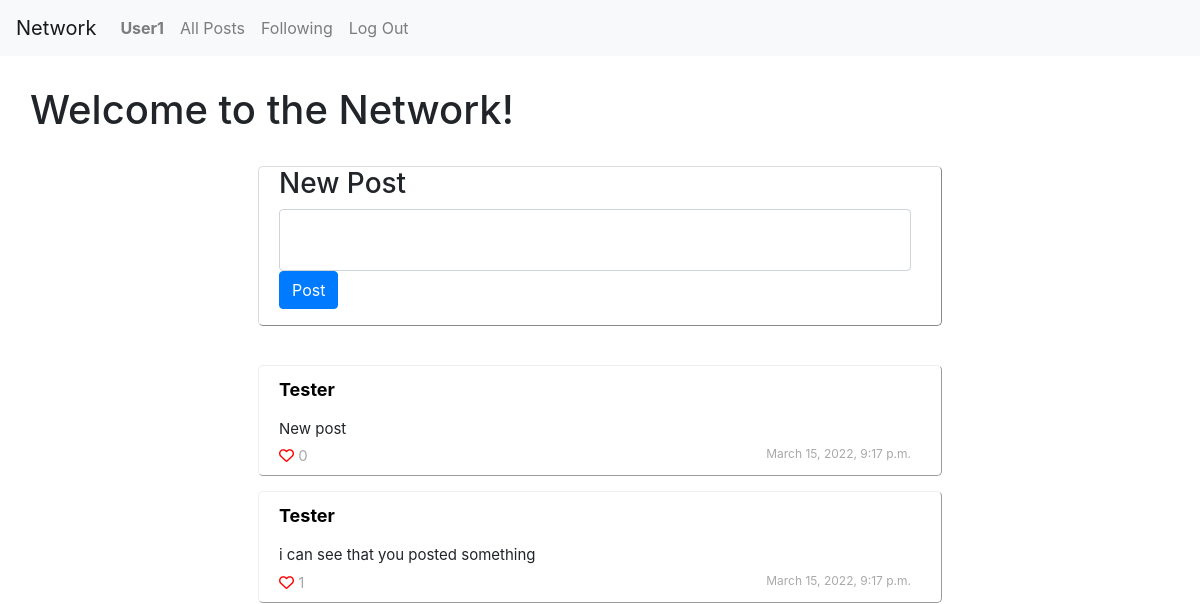
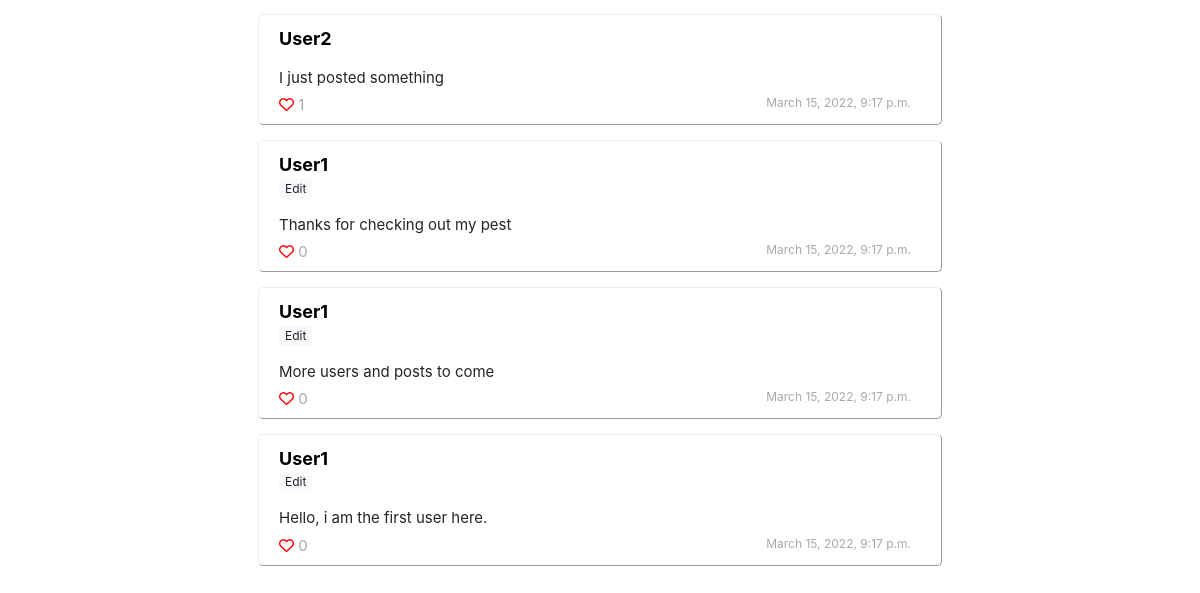
Page / (signed in) on the earlier database version (2 pictures, top to bottom).
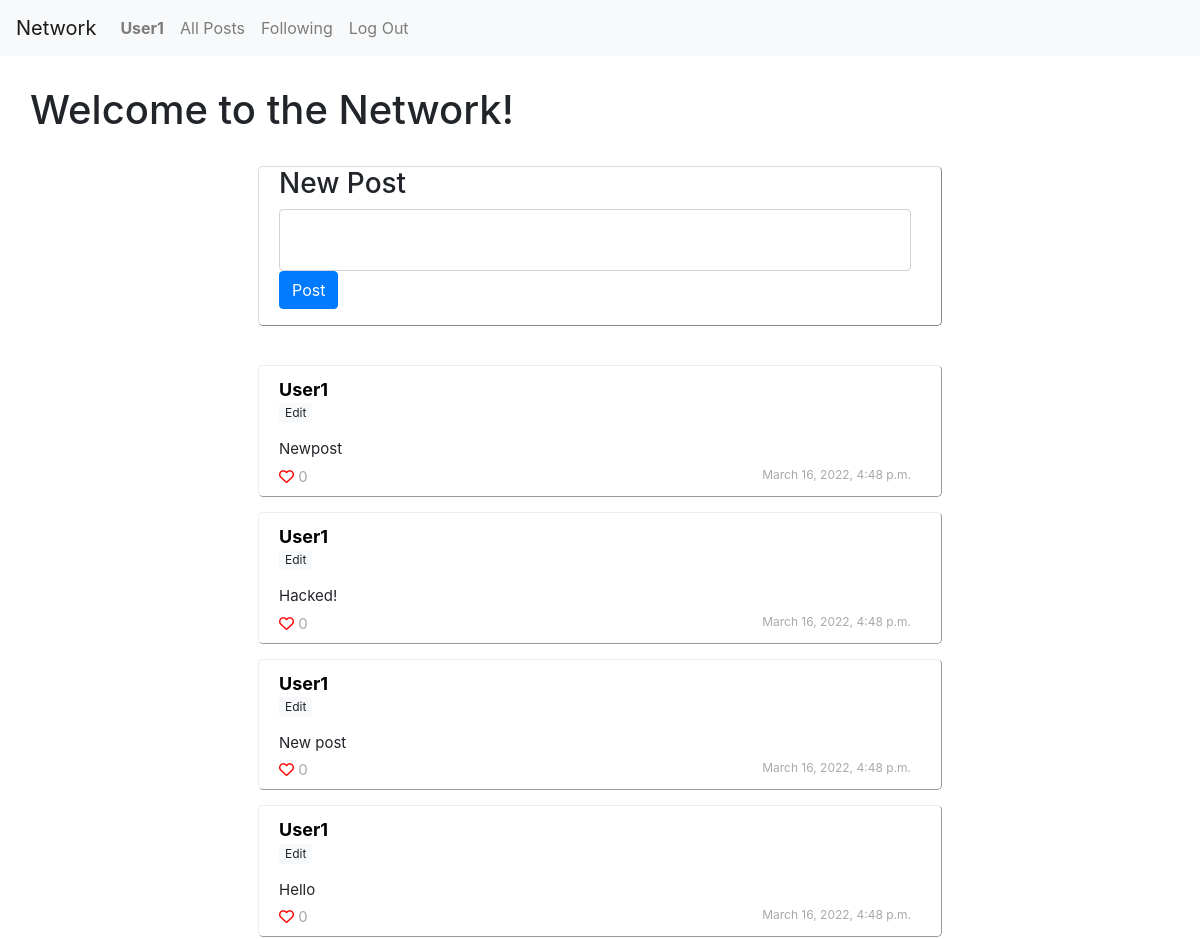
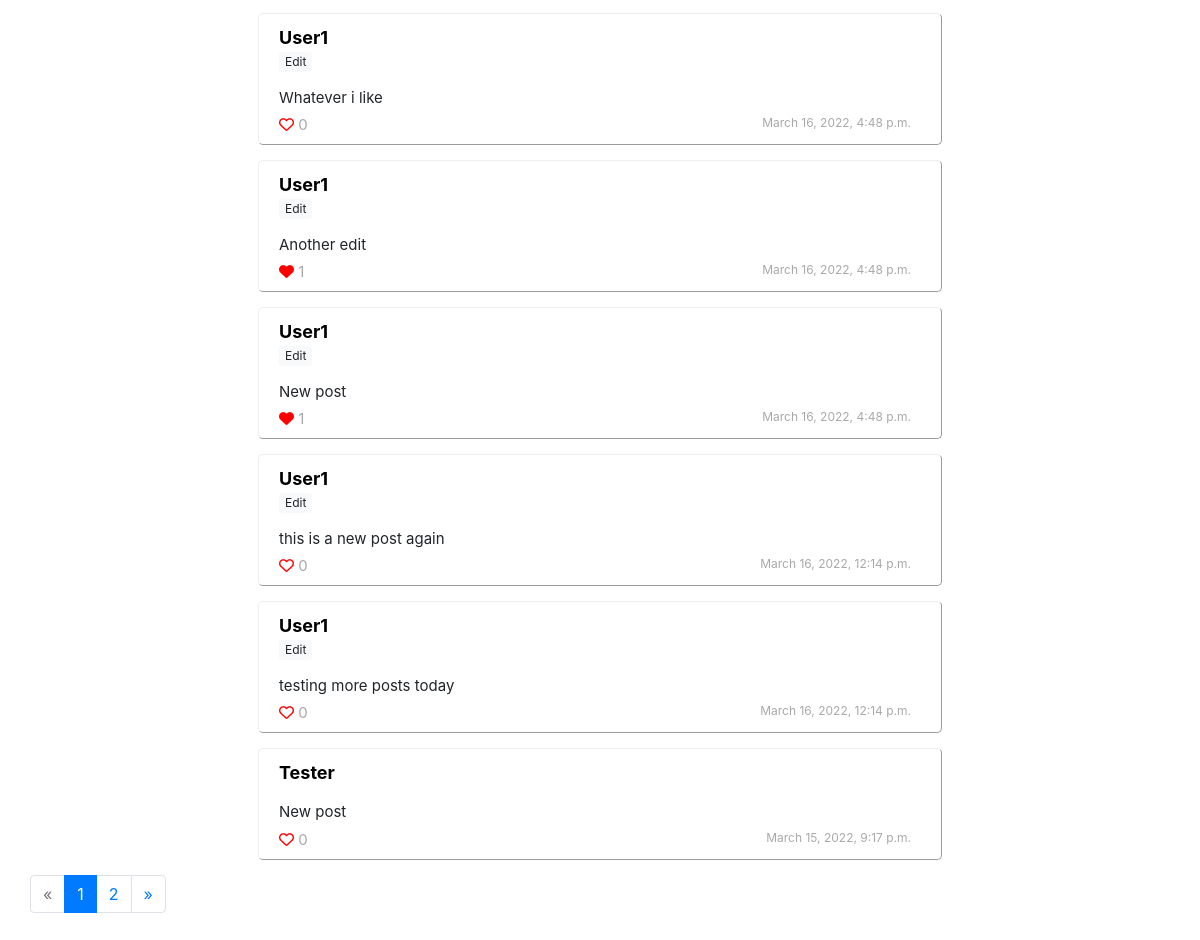
Same page on the later database version (2 pictures, top to bottom).
### network/models.py (models this page shows, shortened)
class Posts(models.Model):
    content = models.CharField(max_length=200)
    poster = models.ForeignKey(User, on_delete=models.CASCADE, related_name="posts")
    likes = models.IntegerField(default=0)
    date = models.DateTimeField(default=timezone.now())
    likers = models.ManyToManyField(User, blank=True, related_name="posts_liked")

class User(AbstractUser, models.Model):
    followings = models.ManyToManyField('self', related_name="followers", symmetrical=False)

### network/views.py (the view)
# urls.py: path("", views.index, name="index"),
def index(request):
    user = request.user
    if user.is_authenticated:
        posts = Posts.objects.all().order_by("-id")
        posts_count = posts.count()
        current_page = request.GET.get('page', 1)
        page = paginate(posts, current_page)
        return render(request, "network/index.html", {
            "form": NewPost(),
            "user": user,
            "posts": page,
            "posts_count": posts_count
            })
    else:
        return HttpResponseRedirect(reverse("login"))

### network/views.py
class NewPost(forms.Form):
    post = forms.CharField(widget=forms.Textarea(attrs={"rows":2, "cols":20, "class": 'form-control'}), label='')

### network/templatetags/load_functions.py (called while the page is built)
@register.filter
def likers(postid):
	post = Posts.objects.filter(id=postid)[0]
	return post.likers.all()

### network/views.py (called while the page is built)
def paginate(posts, current_page):
    paginator = Paginator(posts, 10)
    try:
        page = paginator.page(current_page)
    except PageNotAnInteger:
        page = paginator.page(1)
    except EmptyPage:
        page = paginator.page(paginator.num_pages)
    return page

### network/templates/network/index.html (shortened to what this page needs)
{% extends "network/layout.html" %}
{% block body %}
     {% if user.is_authenticated %}
{% load load_functions %}
<h1> Welcome to the Network!</h1>
<br>
<div class="dashboard"class="index prepost">
    <h3>New Post</h3>
    <form action="{% url 'make_post' %}" method="post">
        <div class="form-group">
        {{ form }}
        <input class="btn btn-primary" type="submit" value="Post">
        </div>
    </form>
</div>
    <div class="postcontainer">
        <br>
        {% for post in posts %}
        <div class="posts {%if post.poster.id == user.id%} mypost{% endif %}" >
            <div class="posthead">
                <div class="poster">
                    <a class="postername {%if post.poster.id == user.id%} me{% endif %}" href="{% url 'user' post.poster.username %}"> {{post.poster.username.capitalize}}</a>
                    <div class="edit">
                        {% if post.poster.id == user.id %}
                        <button class="editlink btn btn-light btn-sm btn-sml" style="font-size: 12px; padding: 0px 5px;"> Edit </button>
                        {% endif %}
                        </div>
                </div><div id ="postdiv{{post.id}}" class="postcontent" data-postid="{{post.id}}">
                    <a> {{post.content.capitalize}}</a>
                </div>
            </div>
            <div class="postbody">
                <div class="like">
                    <span class="likebutton" data-userid="{{user.id}}" data-postid={{post.id}}>
                        {% if user in post.id|likers %}
                        <i class="fa-solid fa-heart"></i>
                        {% else %}
                        <i class="far fa-heart"></i>
                        {% endif %}
                    </span><a class="postlikesnum" style="color: darkgrey"> {{post.likes}}</a>
                </div>
                <div class="date">
                    {{post.date}}
                </div>
            </div>
        </div>
        {% empty %}
        <h3> No Posts</h3>
        {% endfor %}
    </div>
    {% if posts.has_other_pages %}
    <ul class="pagination">
    {% if posts.has_previous %}
      <li class="page-item">
        <a class="page-link" href="?page={{posts.previous_page_number}}" aria-label="Previous">&laquo;</a>
    </li>
    {% else %}
      <li class="page-item disabled"><span class="page-link">&laquo;</span></li>
    {% endif %}
    {% for i in posts.paginator.page_range %}
      {% if posts.number == i %}
        <li class="page-item active"><span class="page-link">{{ i }} <span class="sr-only">(current)</span></span></li>
      {% else %}
        <li class="page-item"><a class="page-link" href="?page={{ i }}">{{ i }}</a></li>
      {% endif %}
    {% endfor %}
    {% if posts.has_next %}
      <li class="page-item"><a class="page-link" href="?page={{ posts.next_page_number }}">&raquo;</a></li>
    {% else %}
      <li class="page-item disabled"><span class="page-link">&raquo;</span></li>
    {% endif %}
    </ul>
    {% endif %}
      {% endif %}
{% endblock %}

Differences in the rows shown:
no longer on this page (row unchanged): Posts: poster.username "Tester", content "i can see that you posted something", likes "1", date "March 15, 2022, 9:17 p.m."
no longer on this page (row unchanged): Posts: poster.username "User2", content "I just posted something", likes "1", date "March 15, 2022, 9:17 p.m."
no longer on this page (row edited): Posts: poster.username "User1", shows "Edit", content "Thanks for checking out my pest", likes "0", date "March 15, 2022, 9:17 p.m."
no longer on this page (row edited): Posts: poster.username "User1", shows "Edit", content "More users and posts to come", likes "0", date "March 15, 2022, 9:17 p.m."
no longer on this page (row edited): Posts: poster.username "User1", shows "Edit", content "Hello, i am the first user here.", likes "0", date "March 15, 2022, 9:17 p.m."
added Posts: poster.username "User1", shows "Edit", content "Newpost", likes "0", date "March 16, 2022, 4:48 p.m."
added Posts: poster.username "User1", shows "Edit", content "Hacked!", likes "0", date "March 16, 2022, 4:48 p.m."
added Posts: poster.username "User1", shows "Edit", content "New post", likes "0", date "March 16, 2022, 4:48 p.m."
added Posts: poster.username "User1", shows "Edit", content "Hello", likes "0", date "March 16, 2022, 4:48 p.m."
added Posts: poster.username "User1", shows "Edit", content "Whatever i like", likes "0", date "March 16, 2022, 4:48 p.m."
added Posts: poster.username "User1", shows "Edit", content "Another edit", likes "1", date "March 16, 2022, 4:48 p.m."
added Posts: poster.username "User1", shows "Edit", content "New post", likes "1", date "March 16, 2022, 4:48 p.m."
added Posts: poster.username "User1", shows "Edit", content "this is a new post again", likes "0", date "March 16, 2022, 12:14 p.m."
added Posts: poster.username "User1", shows "Edit", content "testing more posts today", likes "0", date "March 16, 2022, 12:14 p.m."
Other differences:
new list line: "1"
new list line: "2"
